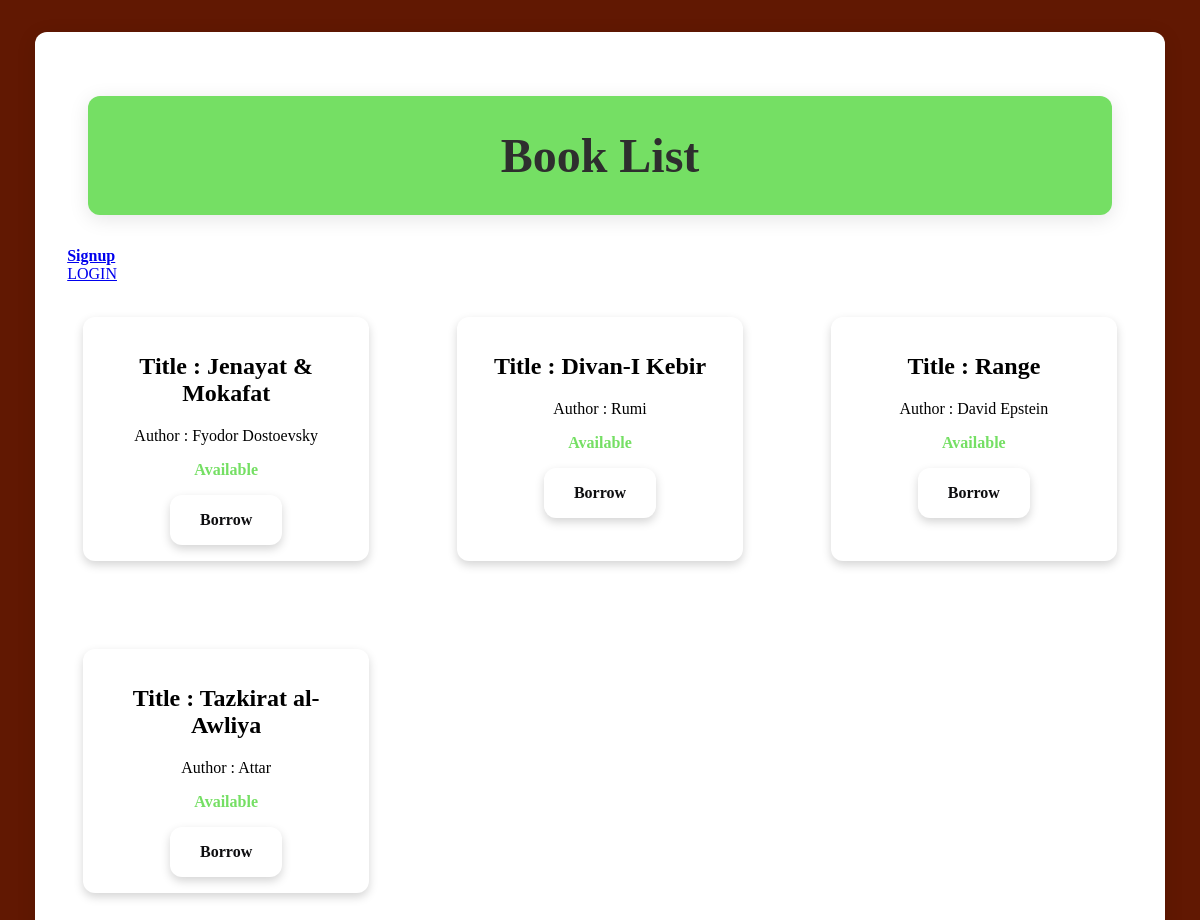
The page / on the database its author committed.
### book_store/models.py (models this page shows, shortened)
class Book(models.Model):
    title = models.CharField(max_length=150)
    author = models.CharField(max_length=100)
    is_available = models.BooleanField(default=True)
    slug = models.SlugField(unique=True, db_index=True,editable=False)

### book_store/views.py (the view)
# urls.py: path("",views.BookListView.as_view(), name="book-list"),
class BookListView(ListView):
    model = Book
    template_name = "book_store/book-list.html"
    context_object_name = "books"

### book_store/templates/book_store/book-list.html (shortened to what this page needs)
{% extends "base.html" %}
{% load static %}
{% block css_files %}
    <link rel="stylesheet" href="{% static "book_store/book-list.css" %}"/>
    <link rel="stylesheet" href="{% static "book_store/book.css" %}"/>
{% endblock  %}
{% block content %}
    <div id="all-books">
        <h1>Book List</h1>
        {% if user.is_authenticated %}
            <h3>
                welcome dear {{user.username}}
            </h3>
            <a class="profile" href="{% url "profile-user" %}">Your Profile</a><br/>
        {% else %}
        <strong><a href="{% url "signup" %}">Signup</a><br/></strong>
        <a href="{% url "login" %}">LOGIN</a><br/><br/>
        {% endif %}
        <ul>
        {% for book in books %}
            {% include "book_store/includes/book.html" %}
        {% endfor %}
        </ul>
    </div>
{% endblock  %}

### book_store/templates/book_store/includes/book.html (shortened to what this page needs)
<li class="book">
    <article>
        <div>
            <h2>
                Title : {{ book.title }}
            </h2>
            <p>
                Author : {{ book.author }}
            </p>
            {% if book.is_available %}
            <strong class="text1">
                Available
            </strong>
            <div class="link">
            <a class="book" href="{% url "book-borrow" book.pk %}">Borrow</a>
            </div>
            {% else %}
            <strong class="text2">
                Not Available
            </strong>
            {% endif %}
        </div>
    </article>
</li>

### book_store/static/book_store/book-list.css (style rules this page uses)
body { background-color: rgb(97, 24, 2); }
#all-books { margin: 7rem auto; width: 90%; max-width: 90%; margin: 2rem auto; padding: 2rem; background-color: #fff; border-radius: 12px; box-shadow: 0 4px 20px rgba(0, 0, 0, 0.1); }
#all-books h1 { text-align: center; color: #2e2e2e; font-size: 3rem; max-width: 90%; margin: 2rem auto; padding: 2rem; background-color: #75df64; border-radius: 12px; box-shadow: 0 4px 20px rgba(0, 0, 0, 0.1); }
#all-books a { margin: auto; margin-top: 1rem; }
ul { list-style: none; margin: 1rem; padding: 0rem; display: grid; grid-template-columns: repeat(auto-fill, minmax(17rem, 1fr)); gap: 5.5rem; }

### book_store/static/book_store/book.css (style rules this page uses)
.book { display: flex; flex-direction: column; align-items: center; text-align: center; background-color: #fff; padding: 1rem; border-radius: 12px; box-shadow: 0 4px 10px rgba(0, 0, 0, 0.17); }
.text1 { color: #75df64; }
.link a { color: #0e0e10; text-align: center; text-decoration: none; margin-right: 15px; font-weight: bold; width: 5rem; transition: color 0.3s; }

### rows shown on the page
Book: title "Jenayat & Mokafat", author "Fyodor Dostoevsky", is_available "Available"
Book: title "Divan-I Kebir", author "Rumi", is_available "Available"
Book: title "Range", author "David Epstein", is_available "Available"
Book: title "Tazkirat al-Awliya", author "Attar", is_available "Available"
